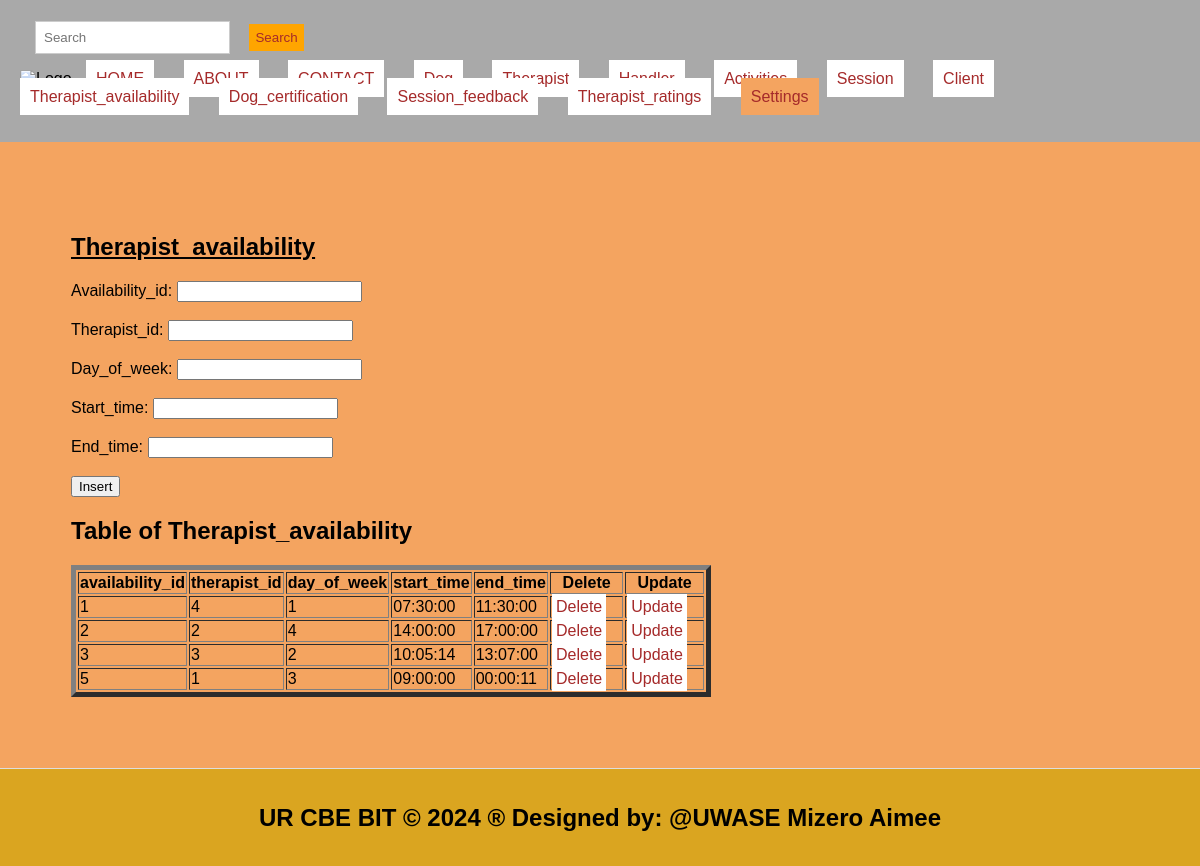
Screenshot of /Therapist_availability.php with the database file from the repository.
### tables this page shows
CREATE TABLE `therapist_availability` (
  `availability_id` int(11) NOT NULL,
  `therapist_id` int(11) DEFAULT NULL,
  `day_of_week` int(11) DEFAULT NULL,
  `start_time` time DEFAULT NULL,
  `end_time` time DEFAULT NULL
);

### Therapist_availability.php (the view, shortened to what this page needs)
<!DOCTYPE html>
<html lang="en">
<head>
  <link rel="stylesheet" type="text/css" href="style.css" title="style 1" media="screen, tv, projection, handheld, print"/>
</head>
<body bgcolor="sandybrown">
<header>
  <form class="d-flex" role="search" action="search.php">
    <input class="form-control me-2" type="search" placeholder="Search" aria-label="Search">
    <button class="btn btn-outline-success" type="submit">Search</button>
  </form>
  <ul style="list-style-type: none; padding: 0;">
    <li style="display: inline; margin-right: 10px;">
    </li>
    <li style="display: inline; margin-right: 10px;"><a href="./home.html">HOME</a></li>
    <li style="display: inline; margin-right: 10px;"><a href="./about.html">ABOUT</a></li>
    <li style="display: inline; margin-right: 10px;"><a href="./contact.html">CONTACT</a></li>
    <li style="display: inline; margin-right: 10px;"><a href="./Dog.php">Dog</a></li>
    <li style="display: inline; margin-right: 10px;"><a href="./therapist.php">Therapist</a></li>
    <li style="display: inline; margin-right: 10px;"><a href="./handler.php">Handler</a></li>
    <li style="display: inline; margin-right: 10px;"><a href="./activities.php">Activities</a></li>
    <li style="display: inline; margin-right: 10px;"><a href="./session.php">Session</a></li>
    <li style="display: inline; margin-right: 10px;"><a href="./client.php">Client</a></li>
    <li style="display: inline; margin-right: 10px;"><a href="./therapist_availability.php">Therapist_availability</a></li>
    <li style="display: inline; margin-right: 10px;"><a href="./dog_certification.php">Dog_certification</a></li>
    <li style="display: inline; margin-right: 10px;"><a href="./session_feedback.php">Session_feedback</a></li>
    <li style="display: inline; margin-right: 10px;"><a href="./therapist_ratings.php">Therapist_ratings</a></li>
    <li class="dropdown" style="display: inline; margin-right: 10px;">
      <a href="#" style="padding: 10px; color: brown; background-color: sandybrown; text-decoration: none; margin-right: 15px;">Settings</a>
    </li>
  </ul>
</header>
<section>
  <h1><u>Therapist_availability</u></h1>
  <form method="post" onsubmit="return confirmInsert();">
    <label for="availability_id">Availability_id:</label>
    <input type="number" id="availability_id" name="availability_id"><br><br>
    <label for="therapist_id">Therapist_id:</label>
    <input type="number" id="therapist_id" name="therapist_id" required><br><br>
    <label for="day_of_week">Day_of_week:</label>
    <input type="text" id="day_of_week" name="day_of_week" required><br><br>
    <label for="start_time">Start_time:</label>
    <input type="text" id="start_time" name="start_time" required><br><br>
    <label for="end_time">End_time:</label>
    <input type="text" id="end_time" name="end_time" required><br><br>
    <input type="submit" name="add" value="Insert">
  </form>
  <?php
  include('databaseconnection.php');
  $sql = "SELECT * FROM Therapist_availability";
  $result = $connection->query($sql);
  ?>
  <h2>Table of Therapist_availability</h2>
  <table border="5">
    <tr>
      <th>availability_id</th>
      <th>therapist_id</th>
      <th>day_of_week</th>
      <th>start_time</th>
      <th>end_time</th>
      <th>Delete</th>
      <th>Update</th>
    </tr>
    <?php
    if ($result->num_rows > 0) {
        while ($row = $result->fetch_assoc()) {
            $availability_id = $row['availability_id'];
            echo "<tr>
              <td>" . $row['availability_id'] . "</td>
              <td>" . $row['therapist_id'] . "</td>
              <td>" . $row['day_of_week'] . "</td>
              <td>" . $row['start_time'] . "</td>
              <td>" . $row['end_time'] . "</td>
              <td><a style='padding:4px' href='delete_Therapist_availability.php?availability_id=$availability_id'>Delete</a></td>
              <td><a style='padding:4px' href='update_Therapist_availability.php?availability_id=$availability_id'>Update</a></td>
            </tr>";
        }
    } else {
        echo "<tr><td colspan='7'>No data found</td></tr>";
    }
    ?>
  </table>
</section>
<footer>
  <center>
    <b><h2>UR CBE BIT &copy; 2024 &reg; Designed by: @UWASE Mizero Aimee</h2></b>
  </center>

### style.css (style rules this page uses)
body { font-family: Arial, sans-serif; margin: 0; padding: 0; }
.form-control { padding: 8px; margin-left: 4px; border: 1px solid #ccc; }
.btn { padding: 6px; background-color: orange; color: brown; border: none; }
.dropdown { position: relative; display: inline; margin-right: 10px; }
body { font-family: Arial,sans-serif; margin:0; padding:0; }
header { background-color:darkgray; padding: 20px; }
.dropdown { position: right; display:right; direction:rtl; }
section { padding:28px; border-bottom: 1px solid #ddd; }
footer { text-align: center; padding: 15px; background-color:darkgray; }

### Therapist_availability.php (style rules this page uses)
a { padding: 10px; color: chocolate; background-color: white; text-decoration: none; margin-right: 15px; }
a:link { color: brown; }
button.btn { margin-left: 15px; margin-top: 4px; }
input.form-control { margin-left: 15px; padding: 8px; }
section { padding: 71px; border-bottom: 1px solid #ddd; }
footer { text-align: center; padding: 15px; background-color: goldenrod; }

### rows the page displays
therapist_availability: availability_id "1", therapist "4", day_of_week "1", start_time "07:30:00", end_time "11:30:00"
therapist_availability: availability_id "2", therapist "2", day_of_week "4", start_time "14:00:00", end_time "17:00:00"
therapist_availability: availability_id "3", therapist "3", day_of_week "2", start_time "10:05:14", end_time "13:07:00"
therapist_availability: availability_id "5", therapist "1", day_of_week "3", start_time "09:00:00", end_time "00:00:11"
